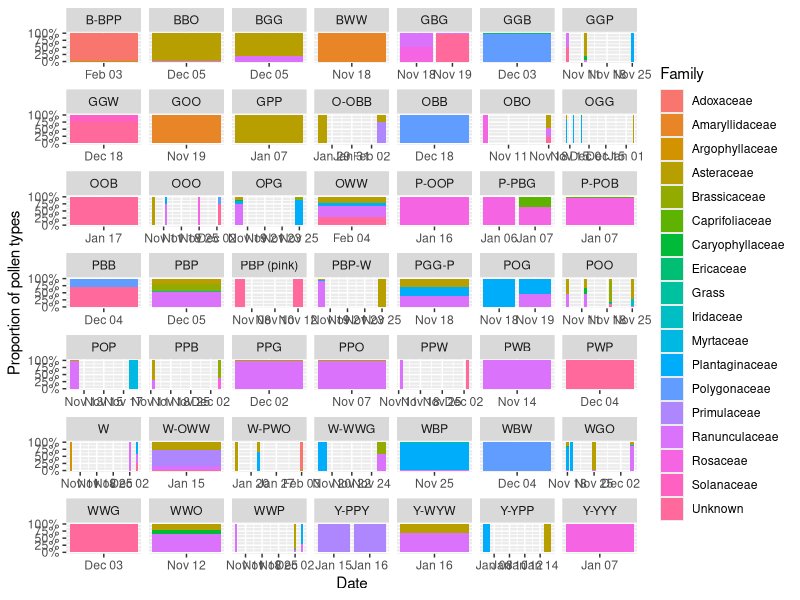

Recreate this plot in R.
## ---- chunk 1

library(tidyverse)

## ---- chunk 2

# # checking which flowers I need samples for during fieldwork
# 
# # load in floral survey data
# survey <- read_csv('/Users/faith/Desktop/U Ottawa/PhD Chapter 3/sweat_bee_ecology/Data/Pollen_and_Surveys/Floral_surveys.csv')
# 
# # load in plant pollen sample data
# p_pollen_samples <- read_csv('/Users/faith/Desktop/U Ottawa/PhD Chapter 3/sweat_bee_ecology/Data/Pollen_and_Surveys/Pollen_samples_plant.csv')
# 
# 
# ## Make a list of pollen samples that I have
# 
# # organize by taxa alphabetically
# survey <- arrange(survey, Taxa)  
# 
# # make first letter capital
# survey$Taxa <- str_replace(survey$Taxa, "^\\w{1}", toupper)
# survey$Family <- str_replace(survey$Family, "^\\w{1}", toupper)
# p_pollen_samples$Taxa <- str_replace(p_pollen_samples$Taxa, "^\\w{1}", toupper)
# 
# # check the unique taxa, any diplucates from spelling erorrs? nothing jumpes out
# unique(survey$Taxa)
# # rename column
# survey <- survey %>% rename(Taxa_with_notes = Taxa)
# # take only first word (e.g., ignore "fruiting" or species names)
# survey <- mutate(survey, Taxa = word(Taxa_with_notes, 1))
# p_pollen_samples <- mutate(p_pollen_samples, Taxa = word(Taxa, 1))
# 
# # join data frames
# p_sample_list <- right_join(survey, p_pollen_samples)
# # organize by taxa alphabetically
# p_sample_list <- arrange(p_sample_list, Taxa)  
# 
# write_csv(p_sample_list, 'Data/Pollen_and_Surveys/Pollen_sample_list.csv')

## ---- chunk 3

# how many bees did I mark?
IDs_JAM <- read_csv('Data/Paint_ID/Paint_IDs_JAM.csv')
IDs_KB <- read_csv('Data/Paint_ID/Paint_IDs_KB.csv')
length(unique(IDs_JAM$Bee_ID)) # 82 
length(unique(IDs_KB$Bee_ID)) # 32 
# 114 in total


## Pollen Count Dataframe

# after identifying the pollen blindly, now merge the pollen ID and the bee ID files together 
pollen_codes <- read_csv('Data/Pollen_and_Surveys/Pollen_codes.csv')
pollen_samples_ID <- read_csv('Data/Pollen_and_Surveys/Pollen_samples_ID.csv')
pollen <- full_join(pollen_samples_ID, pollen_codes, by = "Slide_code") # join

# reorder columns
pollen = pollen %>% select(Site, Bee_ID, Day, Month, Year, Slide_code, Family, Subtype, Count, Pollen_colour)

# creat date column
pollen$Date <- with(pollen, paste(Year, paste0(Month,sep = '-', Day), sep = '-'))
str(pollen)
pollen$Date <- as.Date(pollen$Date)


# descriptive
# 
# # what are the repeated samples like for pollen collection?
# Pollen_collection_JAM_repeats <- Pollen_collection_JAM %>% 
#   group_by(ID) %>% 
#   summarize(n = n()) %>% 
#   ungroup()
# Pollen_collection_KB_repeats <- Pollen_collection_KB %>% 
#   group_by(ID) %>% 
#   summarize(n = n()) %>% 
#   ungroup()
# table(Pollen_collection_JAM_repeats$n)
# table(Pollen_collection_KB_repeats$n)
# # 29 bees 1x, 12 bees 2x, 6 bees 3x, and 3 bees 4x


## ---- chunk 4


library(ggplot2)
library(dplyr)

# order by bee ID then filter to make 3 figures because too many individuals for just one
pollen %>% arrange(Date)

# Assuming your data is in a data frame called 'pollen_data'
ggplot(pollen, aes(x = Date, y = Count, fill = Family)) +
  geom_bar(stat = "identity", position = "fill") +  # 'fill' for proportions
  scale_y_continuous(labels = scales::percent) +
  labs(x = "Date", y = "Proportion of pollen types") +
  facet_wrap(~ Bee_ID, scales = "free_x") 


## ---- chunk 5

beehave_0 <- read_csv('Data/Behaviour/Video_logs_summary.csv')
str(beehave_0)

# creat date column
beehave_0$Date <- with(beehave_0, paste(Year, paste0(Month,sep = '-', Day), sep = '-'))
beehave_0$Date <- as.Date(beehave_0$Date)
# group by week
beehave_0$Week <- strftime(beehave_0$Date , format = "%V")

# Number of females
 # liberal : pollen collection, digging, vigilance, and leaving
 # moderate : pollen collection, digging and vigilance
 # conservative : pollen collection, digging and IF we know their ID, vigilance or leaving nest or entering without pollen
 # vigilance is peaking out of the nest if they do not leave for the following 2 minutes

# exceptions ###### incorperate into df
# J75: two bees painted from this nest

# make summary with only 1 row per nest
beehave_sum <- distinct(beehave_0, Nest, Num_females_con, Date, .keep_all= TRUE)
# remove columns that don't make sense for summary df
beehave_sum <- beehave_sum %>% 
  select(Nest, Site, Num_females_con, Num_females_mod, Num_females_lib, Date, Week)
# sometimes there are two rows per date and nest combo because we filmed the nest subsequently with a second camera (e.g., after the first one died or the SD card filled up)
# so if there are duplciate nest-date combos, remove the lowest valued Num_females_con
beehave_sum <- beehave_sum %>% 
  group_by(Nest, Date) %>% 
  slice_max(Num_females_con, n=1) %>% 
  ungroup

# descriptive
length(unique(beehave_sum$Nest)) # 51 nests observed 


